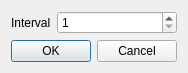
<?xml version="1.0" encoding="UTF-8"?>
<ui version="4.0">
 <class>GridSettingsDialog</class>
 <widget class="QDialog" name="GridSettingsDialog">
  <property name="geometry">
   <rect>
    <x>0</x>
    <y>0</y>
    <width>174</width>
    <height>69</height>
   </rect>
  </property>
  <property name="windowTitle">
   <string>Grid Settings</string>
  </property>
  <layout class="QVBoxLayout" name="verticalLayout">
   <item>
    <layout class="QFormLayout" name="formLayout">
     <item row="0" column="0">
      <widget class="QLabel" name="intrLabel">
       <property name="text">
        <string>Interval</string>
       </property>
      </widget>
     </item>
     <item row="0" column="1">
      <widget class="QSpinBox" name="intrSpinBox">
       <property name="minimum">
        <number>1</number>
       </property>
       <property name="maximum">
        <number>2147483647</number>
       </property>
      </widget>
     </item>
    </layout>
   </item>
   <item>
    <widget class="QDialogButtonBox" name="buttonBox">
     <property name="orientation">
      <enum>Qt::Horizontal</enum>
     </property>
     <property name="standardButtons">
      <set>QDialogButtonBox::Cancel|QDialogButtonBox::Ok</set>
     </property>
    </widget>
   </item>
  </layout>
 </widget>
 <resources/>
 <connections>
  <connection>
   <sender>buttonBox</sender>
   <signal>accepted()</signal>
   <receiver>GridSettingsDialog</receiver>
   <slot>accept()</slot>
   <hints>
    <hint type="sourcelabel">
     <x>248</x>
     <y>254</y>
    </hint>
    <hint type="destinationlabel">
     <x>157</x>
     <y>274</y>
    </hint>
   </hints>
  </connection>
  <connection>
   <sender>buttonBox</sender>
   <signal>rejected()</signal>
   <receiver>GridSettingsDialog</receiver>
   <slot>reject()</slot>
   <hints>
    <hint type="sourcelabel">
     <x>316</x>
     <y>260</y>
    </hint>
    <hint type="destinationlabel">
     <x>286</x>
     <y>274</y>
    </hint>
   </hints>
  </connection>
 </connections>
</ui>
